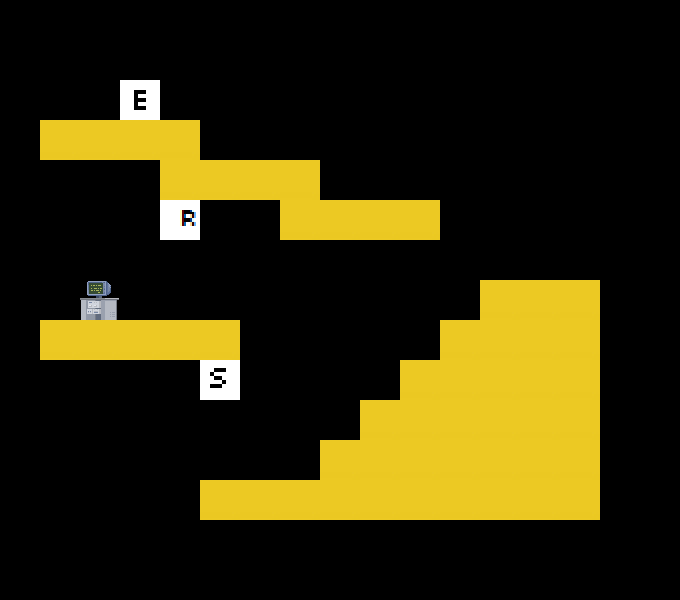

Below is a game level as drawn by its tile map, then a one-line description and the .tmx that defines it (tile-layer data replaced by summaries):
An orthogonal 17x15 tile map with 40x40 px tiles, 2 tile layers (art, data).

<map version="1.0" orientation="orthogonal" width="17" height="15" tilewidth="40" tileheight="40">
 <tileset firstgid="1" name="tileset" tilewidth="40" tileheight="40">
  <image source="../tileset.png" width="200" height="200" />
 </tileset>
 <layer name="art" width="17" height="15">
  <data>[255 cells, 54 non-empty, 3 distinct tile ids]</data>
 </layer>
 <layer name="data" width="17" height="15">
  <data>[255 cells, 2 non-empty, 2 distinct tile ids]</data>
 </layer>
</map>
